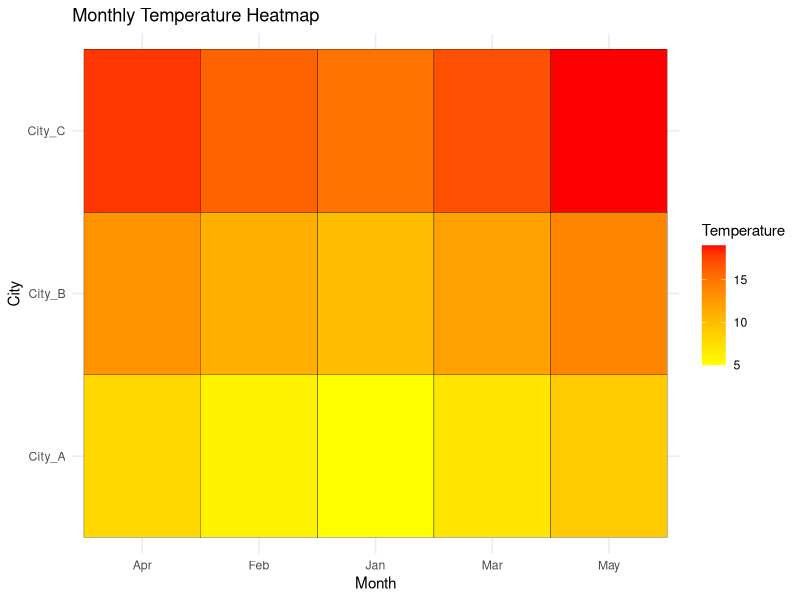

Write the R code that produced this figure.
library(ggplot2)
library(tidyr)

# Create a data frame
temperature_data <- data.frame(
  Month = c("Jan", "Feb", "Mar", "Apr", "May"),
  City_A = c(5, 6, 7, 8, 9),
  City_B = c(10, 11, 12, 13, 14),
  City_C = c(15, 16, 17, 18, 19)
)

# Reshape data
long_data <- pivot_longer(
  temperature_data,
  cols = starts_with("City"),
  names_to = "City",
  values_to = "Temperature"
)

# Heatmap
ggplot(long_data, aes(x = Month, y = City, fill = Temperature)) +
  geom_tile(color = "black") +
  scale_fill_gradient(low = "yellow", high = "red") +
  labs(
    title = "Monthly Temperature Heatmap",
    x = "Month",
    y = "City"
  ) +
  theme_minimal()

